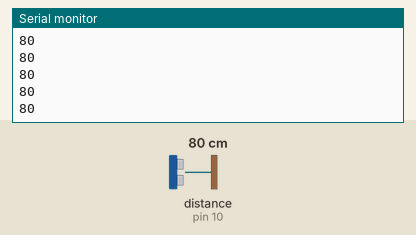
A sketch run on a simulated Arduino Uno, built with avr-gcc and run on an emulated ATmega328P. Shown: the last lines printed to the serial monitor. Wiring (inferred from the names in the program): ultrasonic range finder: trigger pin 11; echo pin 10. The test bench sets the inputs (shaded band); at power-on: distance to the obstacle (sensor on pin 10) 80 cm. The echo pulse lasts 58.3 µs per cm.

Above: at 1.2 s.
1.3 s: distance to the obstacle (sensor on pin 10) set to 2 cm
At 1.63 s:
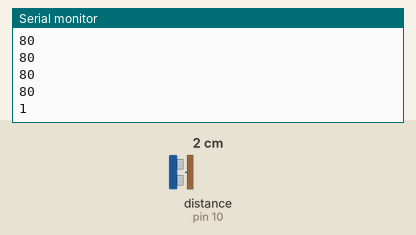
2.8 s: distance to the obstacle (sensor on pin 10) set to 4 cm
At 2.85 s:
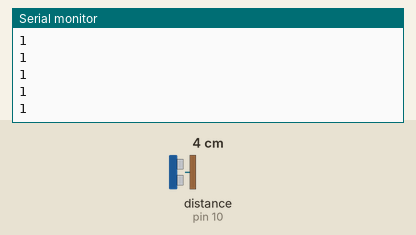
Timing chart, 0 to 5.8 s (numbered marks = the images above; inputs shaded):
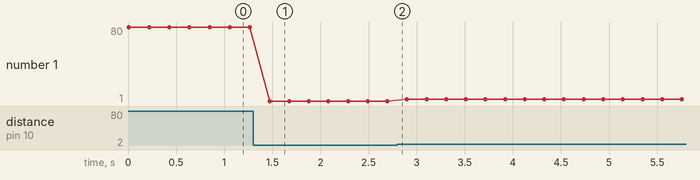

Measured:
- after the input at 1.3 s, the serial monitor: prints a new line after 0.17 s (image 1)
- plotted number 1: 80 → 1 after the input at 1.3 s, 1 → 3 after the input at 2.8 s

The sketch:

Obstacle_Detection.ino
```cpp
#include <SoftwareSerial.h>
#define maxDistance 120


SoftwareSerial HC05(2, 1); //Rx, Tx
int trigPin = 11;
int echoPin = 10;


void setup() {
  // put your setup code here, to run once:
  Serial.begin(9600);
  HC05.begin(9600);
  pinMode(trigPin, OUTPUT);
  pinMode(echoPin, INPUT);
}


void loop() {
  // put your main code here, to run repeatedly:
  long dur, dis;  //duration and distance
  //The reason for the usage of "long" is to avoid negative values returning.
  digitalWrite(trigPin, LOW);
  delayMicroseconds(2);
  digitalWrite(trigPin, HIGH);
  delayMicroseconds(10);
  digitalWrite(trigPin, LOW);
  //measure distance
  dur = pulseIn(echoPin, HIGH);
  dis = (dur/29.0)/2; //distance in cm
  if (dis <= maxDistance) { //if an obstacle is within 1 meter
     HC05.println(dis);
     //to check with Serial monitor if the distance value is printed accurately
     Serial.println(dis);
  }
  delay(200);
}
```
